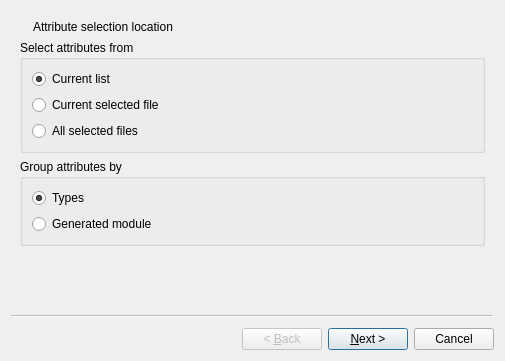
<?xml version="1.0" encoding="UTF-8"?>
<ui version="4.0">
 <class>SelectAttributesWiz</class>
 <widget class="QWizard" name="SelectAttributesWiz">
  <property name="geometry">
   <rect>
    <x>0</x>
    <y>0</y>
    <width>505</width>
    <height>361</height>
   </rect>
  </property>
  <property name="windowTitle">
   <string>Select attributes</string>
  </property>
  <widget class="QWizardPage" name="wizardPage">
   <layout class="QVBoxLayout" name="verticalLayout_2">
    <item>
     <layout class="QHBoxLayout" name="horizontalLayout" stretch="0,100">
      <item>
       <widget class="QLabel" name="label">
        <property name="text">
         <string/>
        </property>
        <property name="pixmap">
         <pixmap resource="gui.qrc">:/menuedit</pixmap>
        </property>
       </widget>
      </item>
      <item>
       <widget class="QLabel" name="label_2">
        <property name="text">
         <string>Attribute selection location</string>
        </property>
       </widget>
      </item>
     </layout>
    </item>
    <item>
     <widget class="QGroupBox" name="groupBox">
      <property name="title">
       <string>Select attributes from</string>
      </property>
      <layout class="QVBoxLayout" name="verticalLayout_5">
       <item>
        <widget class="QRadioButton" name="list">
         <property name="text">
          <string>Current list</string>
         </property>
         <property name="checked">
          <bool>true</bool>
         </property>
        </widget>
       </item>
       <item>
        <widget class="QRadioButton" name="current">
         <property name="text">
          <string>Current selected file</string>
         </property>
        </widget>
       </item>
       <item>
        <widget class="QRadioButton" name="selected">
         <property name="text">
          <string>All selected files</string>
         </property>
        </widget>
       </item>
      </layout>
     </widget>
    </item>
    <item>
     <widget class="QGroupBox" name="groupBox_2">
      <property name="title">
       <string>Group attributes by</string>
      </property>
      <layout class="QVBoxLayout" name="verticalLayout">
       <item>
        <widget class="QRadioButton" name="group_type">
         <property name="text">
          <string>Types</string>
         </property>
         <property name="checked">
          <bool>true</bool>
         </property>
        </widget>
       </item>
       <item>
        <widget class="QRadioButton" name="group_module">
         <property name="text">
          <string>Generated module</string>
         </property>
        </widget>
       </item>
      </layout>
     </widget>
    </item>
   </layout>
  </widget>
  <widget class="QWizardPage" name="wizardPage1">
   <layout class="QVBoxLayout" name="verticalLayout_3">
    <item>
     <layout class="QHBoxLayout" name="horizontalLayout_2" stretch="0,100">
      <item>
       <widget class="QLabel" name="label_3">
        <property name="text">
         <string/>
        </property>
        <property name="pixmap">
         <pixmap resource="gui.qrc">:/menuedit</pixmap>
        </property>
       </widget>
      </item>
      <item>
       <widget class="QLabel" name="label_4">
        <property name="text">
         <string>Generating attribute list</string>
        </property>
       </widget>
      </item>
     </layout>
    </item>
    <item>
     <widget class="QLabel" name="currentnode">
      <property name="text">
       <string/>
      </property>
     </widget>
    </item>
    <item>
     <widget class="QProgressBar" name="progress">
      <property name="value">
       <number>0</number>
      </property>
     </widget>
    </item>
   </layout>
   <zorder>layoutWidget</zorder>
   <zorder>label_3</zorder>
   <zorder>label_3</zorder>
   <zorder>progress</zorder>
   <zorder>currentnode</zorder>
  </widget>
  <widget class="QWizardPage" name="wizardPage_2">
   <layout class="QVBoxLayout" name="verticalLayout_4" stretch="0,0">
    <item>
     <layout class="QHBoxLayout" name="horizontalLayout_3" stretch="0,100">
      <item>
       <widget class="QLabel" name="label_5">
        <property name="text">
         <string/>
        </property>
        <property name="pixmap">
         <pixmap resource="gui.qrc">:/menuedit</pixmap>
        </property>
       </widget>
      </item>
      <item>
       <widget class="QLabel" name="label_6">
        <property name="text">
         <string>Select attributes</string>
        </property>
       </widget>
      </item>
     </layout>
    </item>
    <item>
     <widget class="QTabWidget" name="tabWidget">
      <property name="currentIndex">
       <number>-1</number>
      </property>
     </widget>
    </item>
   </layout>
  </widget>
 </widget>
 <resources>
  <include location="gui.qrc"/>
 </resources>
 <connections/>
</ui>
